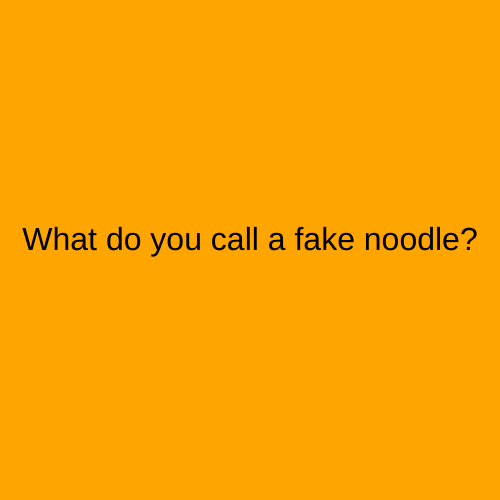
Frame 1 (no input)
Frame 60 (no input): identical to frame 1, image omitted
Frame 120 (the mouse pressed at the canvas centre since frame 60): identical to frame 1, image omitted

The p5.js sketch that drew this single still picture (run headless with seeded random() and noise() and a simulated clock; from frame 60 on, the mouse is pressed at the canvas centre):

// p5.js sketch
// ── sketch.js
let state = 0;

function setup() {
  createCanvas(500, 500);
  textAlign(CENTER);
  textSize(32);
}

function draw() {
 switch(state){
   case 0:
   background('orange');
   text("What do you call a fake noodle?", 250, 250);
   break;


   case 1:
   background('purple');
    text("...An impasta!", 250, 250);
   break;



 }
}

function mouseReleased(){
  state++ ;
  if (state > 1){
    state = 0;
  }
}
